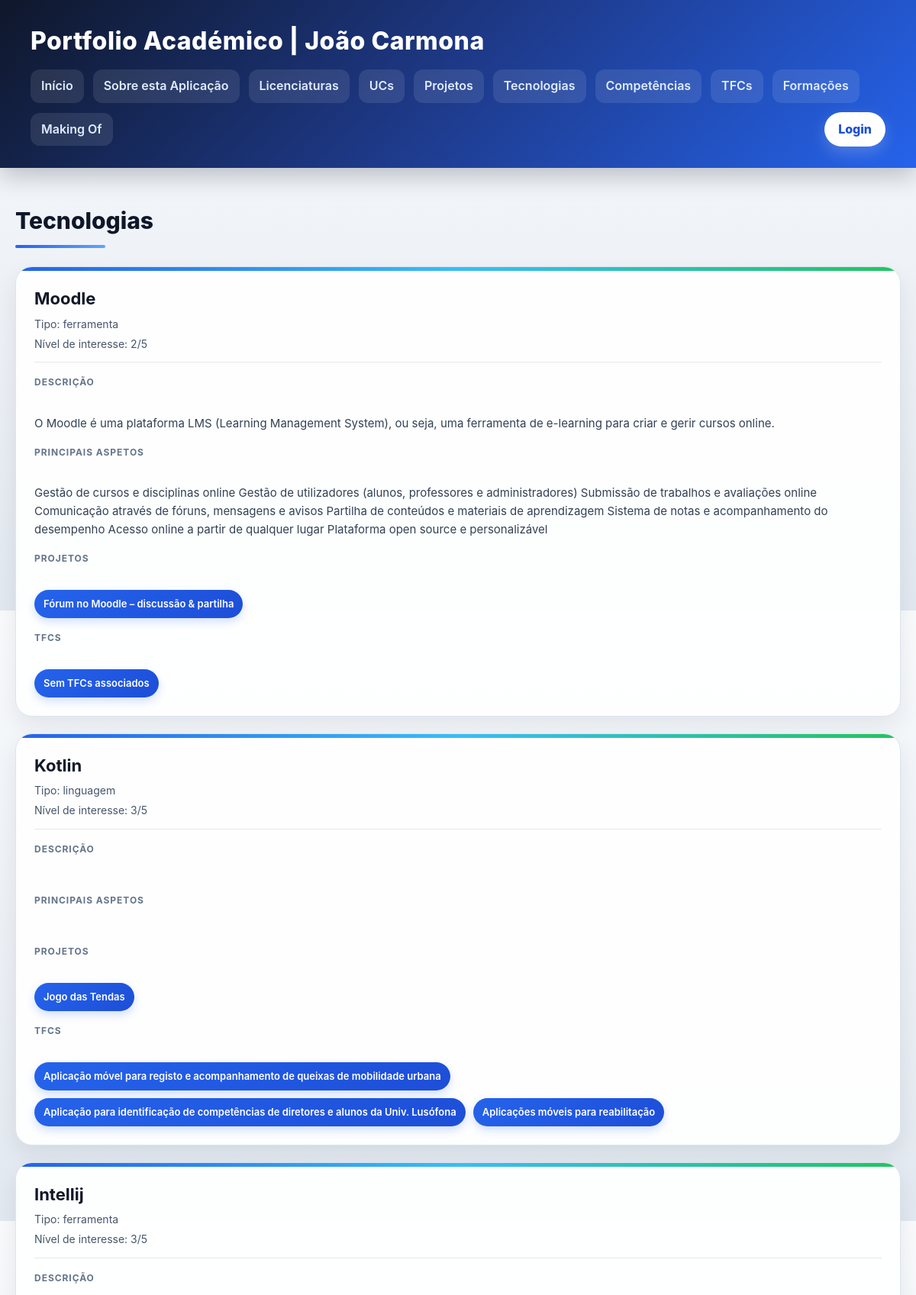
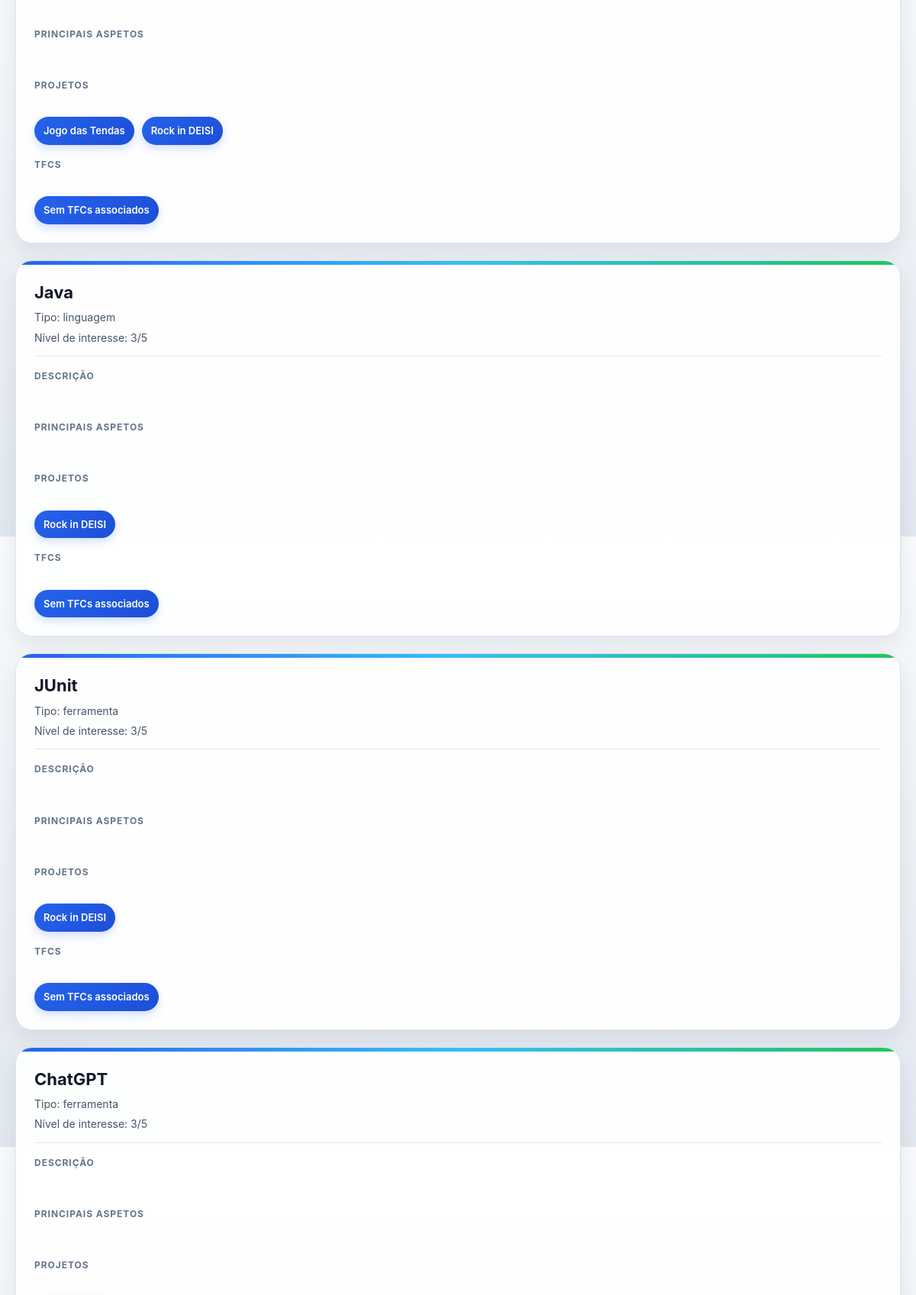
The app's page /portfolio/tecnologias/ (upper part) with its own data (2 pictures, top to bottom).
### portfolio/models.py (models this page shows, shortened)
class Tecnologia(models.Model):
    TIPO_CHOICES = [('linguagem','Linguagem'),('framework','Framework'),('bd','Base de Dados'),('ferramenta','Ferramenta'),('outra','Outra')]
    nome = models.CharField(max_length=100)
    tipo = models.CharField(max_length=20,choices=TIPO_CHOICES,default='outra')
    descricao = models.TextField(blank=True)
    principais_aspetos = models.TextField(blank=True)
    nivel_interesse = models.IntegerField(default=3)

class Projeto(models.Model):
    unidade_curricular = models.ForeignKey(UnidadeCurricular,on_delete=models.CASCADE,related_name='projetos',null=True,blank=True)
    titulo = models.CharField(max_length=100,blank=True,default='')
    descricao = models.TextField(blank=True)
    conceitos_aplicados = models.TextField(blank=True)
    tecnologias = models.ManyToManyField(Tecnologia,related_name='projetos',blank=True)
    competencias = models.ManyToManyField(Competencia,related_name='projetos',blank=True)
    imagem = models.ImageField(upload_to='projetos',blank=True,null=True)
    video_demo = models.URLField(blank=True)
    github_link = models.URLField(blank=True)

class TFC(models.Model):
    titulo = models.CharField(max_length=200)
    autor = models.CharField(max_length=150, blank=True)
    orientador = models.CharField(max_length=150, blank=True)
    licenciatura = models.CharField(max_length=150, blank=True)
    ano = models.IntegerField(null=True, blank=True)
    resumo = models.TextField(blank=True)
    palavras_chave = models.TextField(blank=True)
    area_cientifica = models.CharField(max_length=150, blank=True)
    pdf = models.URLField(blank=True)
    imagem = models.URLField(blank=True)
    email = models.EmailField(blank=True)
    interesse = models.IntegerField(default=3)
    tecnologias = models.ManyToManyField(Tecnologia, related_name='tfcs', blank=True)

### portfolio/views.py (the view)
# urls.py: path('tecnologias/', views.tecnologias_view, name='tecnologias'),
def tecnologias_view(request):
    tecnologias = Tecnologia.objects.prefetch_related('projetos', 'tfcs', 'formacoes').all()
    return render(request, 'portfolio/tecnologias.html', {'tecnologias': tecnologias})

### portfolio/templates/portfolio/tecnologias.html (shortened to what this page needs)
{% extends "portfolio/base.html" %}
{% block content %}
<h2>Tecnologias</h2>
<section>
    {% for tecnologia in tecnologias %}
    <article>
        <header class="card-header">
            <div>
                <h3>{{ tecnologia.nome }}</h3>
                <p>Tipo: {{ tecnologia.tipo }}</p>
                <p>Nível de interesse: {{ tecnologia.nivel_interesse }}/5</p>
            </div>
        </header>
        <section>
            <h4>Descrição</h4>
            <p>{{ tecnologia.descricao }}</p>
        </section>
        <section>
            <h4>Principais Aspetos</h4>
            <p>{{ tecnologia.principais_aspetos }}</p>
        </section>
        <section>
            <h4>Projetos</h4>
            <ul>
                {% for projeto in tecnologia.projetos.all %}
                    <li>{{ projeto.titulo }}</li>
                {% empty %}
                    <li>Sem projetos associados</li>
                {% endfor %}
            </ul>
        </section>
        <section>
            <h4>TFCs</h4>
            <ul>
                {% for tfc in tecnologia.tfcs.all %}
                    <li>{{ tfc.titulo }}</li>
                {% empty %}
                    <li>Sem TFCs associados</li>
                {% endfor %}
            </ul>
        </section>
    </article>
    {% empty %}
    <article>
        <header><h3>Sem tecnologias</h3></header>
    </article>
    {% endfor %}
</section>
{% endblock %}

### portfolio/static/portfolio/styles.css (style rules this page uses)
* { box-sizing: border-box; margin: 0; padding: 0; }
body { font-family: "Inter", "Segoe UI", system-ui, -apple-system, sans-serif; background: linear-gradient(180deg, #f8fafc 0%, #e2e8f0 100%); color: #0f172a; line-height: 1.6; min-height: 100vh; }
h2 { font-size: 30px; font-weight: 800; margin-bottom: 24px; color: #0f172a; position: relative; display: inline-block; }
h2::after { content: ""; display: block; width: 65%; height: 4px; background: linear-gradient(90deg, #2563eb, #60a5fa); border-radius: 999px; margin-top: 8px; }
h3 { font-size: 22px; font-weight: 700; color: #111827; }
h4 { font-size: 12px; text-transform: uppercase; letter-spacing: 0.08em; color: #64748b; margin-bottom: 10px; }
section { display: grid; gap: 22px; }
section > article { background: rgba(255, 255, 255, 0.94); border: 1px solid #dbe4ee; border-radius: 22px; padding: 24px; box-shadow: 0 12px 28px rgba(15, 23, 42, 0.08); transition: all 0.28s ease; position: relative; overflow: hidden; }
section > article::before { content: ""; position: absolute; inset: 0 0 auto 0; height: 5px; background: linear-gradient(90deg, #2563eb, #38bdf8, #22c55e); }
article > header { margin-bottom: 16px; padding-bottom: 12px; border-bottom: 1px solid #e5e7eb; }
article > header p { color: #475569; font-size: 14px; margin-top: 4px; }
article p { color: #334155; font-size: 15px; }
article > section { margin-top: 16px; }
article > section > ul { list-style: none; display: flex; flex-wrap: wrap; gap: 10px; }
article > section > ul > li { background: linear-gradient(135deg, #2563eb, #1d4ed8); color: white; padding: 8px 12px; border-radius: 999px; font-size: 13px; font-weight: 600; box-shadow: 0 5px 12px rgba(37, 99, 235, 0.20); transition: transform 0.2s ease, opacity 0.2s ease; }
.card-header { display: flex; justify-content: space-between; align-items: flex-start; gap: 20px; }

### records on screen
Tecnologia: nome "Moodle", tipo "ferramenta", nivel_interesse "2", descricao "O Moodle é uma plataforma LMS (Learning Management System), ou seja, uma ferramenta de e-learning para criar e gerir cursos online.", principais_aspetos "Gestão de cursos e disciplinas online Gestão de utilizadores (alunos, professores e administradores) Submissão de trabalhos e avaliações online Comunicação através de fóruns, mensagens e avisos Partilha de conteúdos e materiais de aprendizagem Sistema de notas e acompanhamento do desempenho Acesso online a partir de qualquer lugar Plataforma open source e personalizável"
Projeto: titulo "Fórum no Moodle – discussão & partilha"
Tecnologia: nome "Kotlin", tipo "linguagem", nivel_interesse "3"
Projeto: titulo "Jogo das Tendas"
TFC: titulo "Aplicação móvel para registo e acompanhamento de queixas de mobilidade urbana"
TFC: titulo "Aplicação para identificação de competências de diretores e alunos da Univ. Lusófona"
TFC: titulo "Aplicações móveis para reabilitação"
Tecnologia: nome "Intellij", tipo "ferramenta", nivel_interesse "3"
Projeto: titulo "Rock in DEISI"
Tecnologia: nome "Java", tipo "linguagem", nivel_interesse "3"
Tecnologia: nome "JUnit", tipo "ferramenta", nivel_interesse "3"
Tecnologia: nome "ChatGPT", tipo "ferramenta", nivel_interesse "3"
